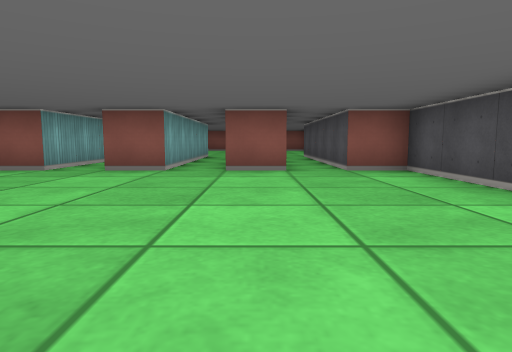
view 1 (above)

19 first-person views from a walk through a cub3D ray-caster map. The camera is about half as high as the walls, tilts 6° down and sees 75° across. The floor is counted in squares. Each view is taken from the middle of a square. On the plan, view 1 faces up. The plan holds only what a view shows up to about 9 squares ahead; the rest is blank.

view 2
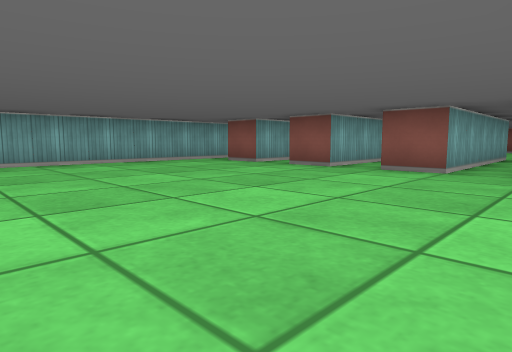

view 3
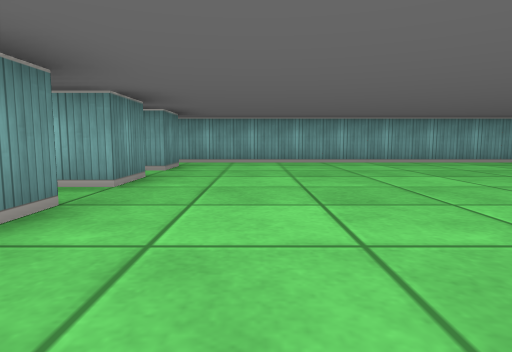

view 4
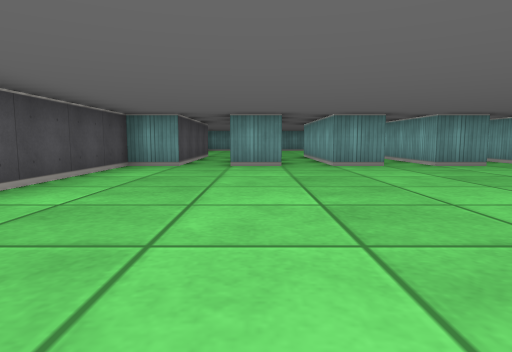

view 5
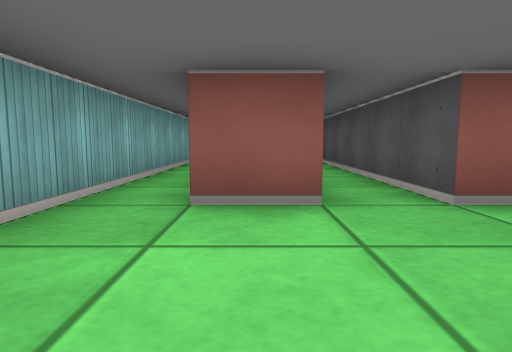

view 6
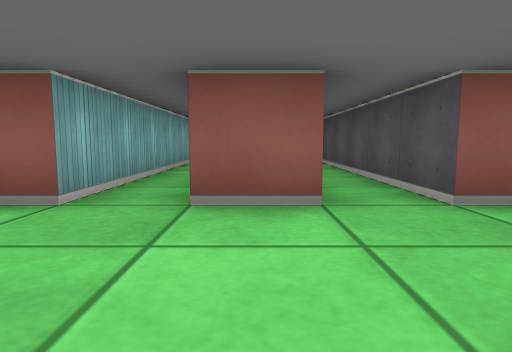

view 7
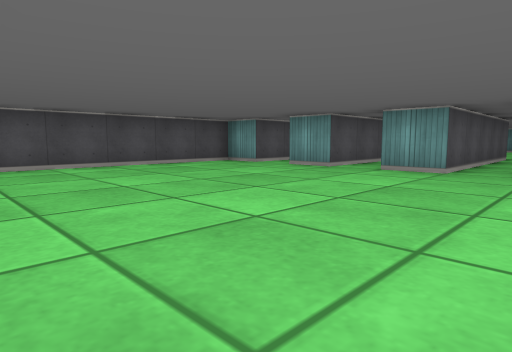

view 8
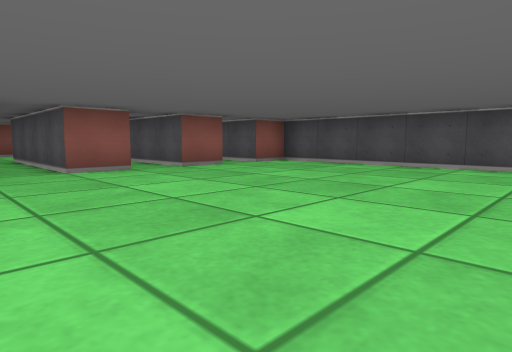

view 9
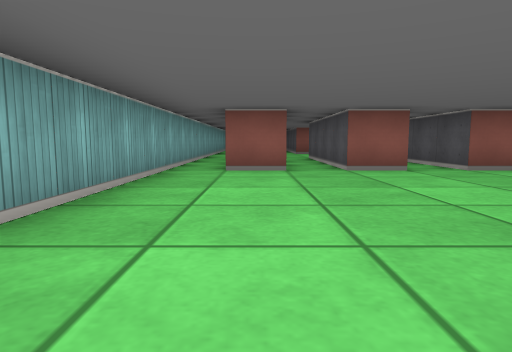

view 10
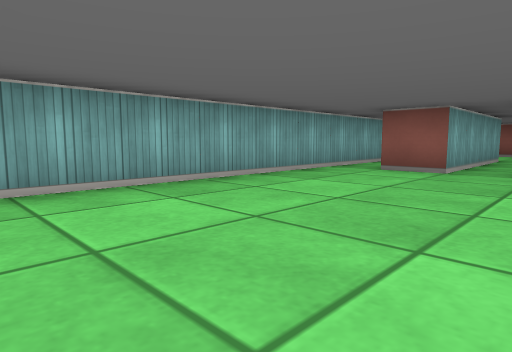

view 11
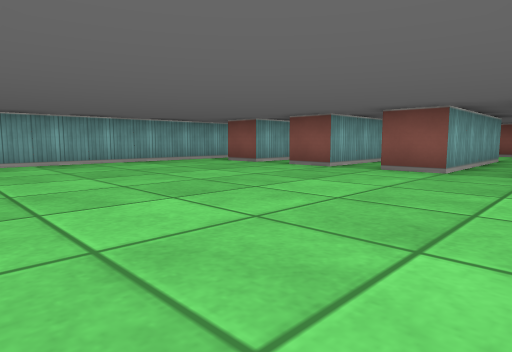

view 12
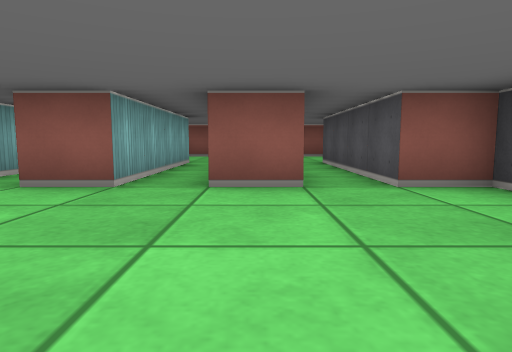

view 13
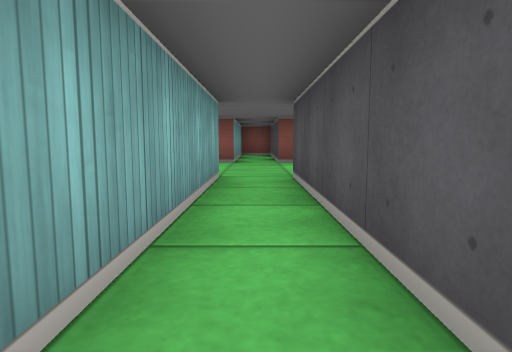

view 14
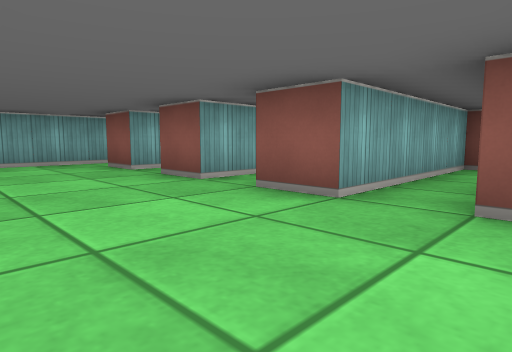

view 15
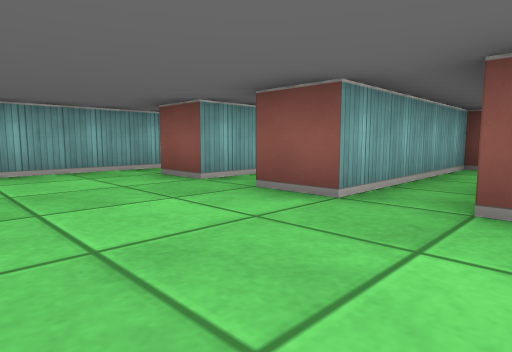

view 16
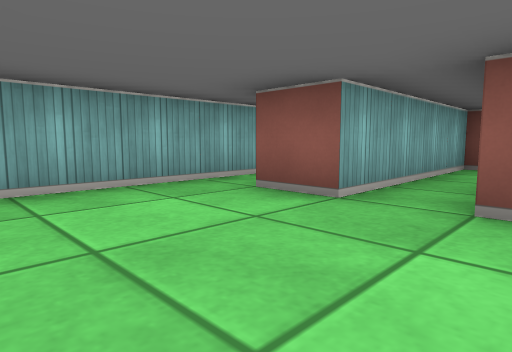

view 17
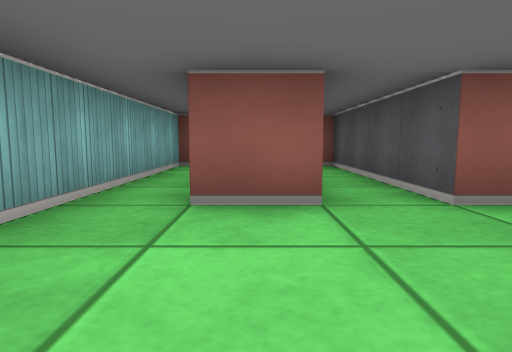

view 18
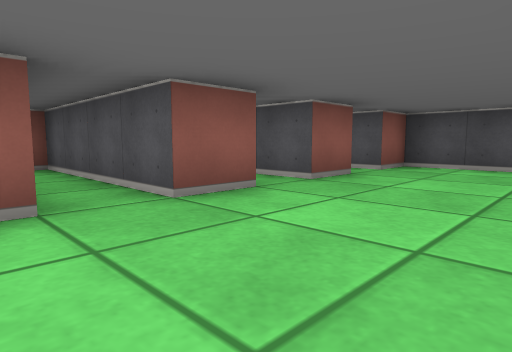

view 19
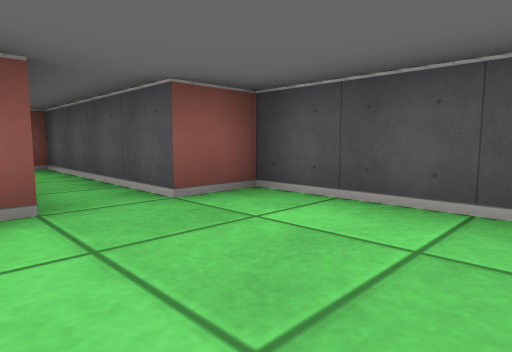

### Floor plan
Ten units are one square. View 1 is at (0, 0); x grows to the right and y downward. Boxes are objects, and circles mark ways between rooms. Rooms are numbered by the first view taken in them; rooms with no view inside come last. Other rooms are left out.
<svg viewBox="-60 -281 90 306">
<path fill="none" stroke="#000" d="M-15 -91 -15 -55 -25 -55 -25 -105M-26 15 -15 15M-5 15 5 15M-46 15 -35 15M15 15 25 15 25 -55 15 -55 15 -105M-35 -105 -35 -55 -45 -55M5 -105 5 -55 -5 -55 -5 -105M-55 -105 -55 15M-25 -105 -15 -105M-5 -105 5 -105M-15 -205 -15 -165 -25 -165 -25 -205M-35 -205 -35 -165 -45 -165M15 -105 25 -105 25 -165 15 -165 15 -205M5 -205 5 -165 -5 -165 -5 -188M-55 -205 -55 -105M-15 -276 -15 -235 -25 -235 -25 -275 -35 -275 -35 -235 -45 -235M25 -212 25 -235 15 -235 15 -275 5 -275 5 -235 -5 -235 -5 -245M-55 -275 -55 -205"/>
<circle cx="-20" cy="-110" r="3" fill="#2a7"/>
<circle cx="-20" cy="-210" r="3" fill="#2a7"/>
<text x="-20" y="-40">1</text>
<text x="-20" y="-150">2</text>
<text x="-20" y="-230">3</text>
</svg>
Room 1 opens to room 2. Room 2 opens to room 3.

Where each view was taken, in squares from view 1:
view 1: 0 up, 0 right, facing up
view 2: 0 up, 2 right, facing up-left
view 3: 0 up, 2 right, facing left
view 4: 5 up, 0 right, facing down
view 5: 3 up, 4 left, facing up
view 6: 3 up, 2 left, facing up
view 7: 16 up, 4 left, facing down-right
view 8: 11 up, 4 left, facing up-right
view 9: 11 up, 4 left, facing up
view 10: 11 up, 2 left, facing up-left
view 11: 11 up, 2 right, facing up-left
view 12: 13 up, 0 right, facing up
view 13: 16 up, 1 right, facing up
view 14: 21 up, 2 right, facing up-left
view 15: 21 up, 0 right, facing up-left
view 16: 21 up, 2 left, facing up-left
view 17: 21 up, 4 left, facing up
view 18: 21 up, 4 left, facing up-right
view 19: 21 up, 0 right, facing up-right
